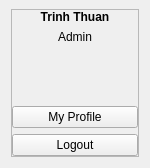
     <widget class="QCustomSlideMenu" name="profileCont" native="true">
      <property name="sizePolicy">
       <sizepolicy hsizetype="Preferred" vsizetype="Expanding">
        <horstretch>0</horstretch>
        <verstretch>0</verstretch>
       </sizepolicy>
      </property>
      <property name="minimumSize">
       <size>
        <width>150</width>
        <height>0</height>
       </size>
      </property>
      <property name="maximumSize">
       <size>
        <width>150</width>
        <height>16777215</height>
       </size>
      </property>
      <layout class="QVBoxLayout" name="verticalLayout_12">
       <property name="spacing">
        <number>8</number>
       </property>
       <property name="topMargin">
        <number>9</number>
       </property>
       <item alignment="Qt::AlignTop">
        <widget class="QFrame" name="frame_15">
         <property name="frameShape">
          <enum>QFrame::StyledPanel</enum>
         </property>
         <property name="frameShadow">
          <enum>QFrame::Raised</enum>
         </property>
         <layout class="QVBoxLayout" name="verticalLayout_13">
          <property name="spacing">
           <number>6</number>
          </property>
          <property name="leftMargin">
           <number>0</number>
          </property>
          <property name="topMargin">
           <number>0</number>
          </property>
          <property name="rightMargin">
           <number>0</number>
          </property>
          <property name="bottomMargin">
           <number>0</number>
          </property>
          <item>
           <widget class="QLabel" name="label_45">
            <property name="font">
             <font>
              <weight>75</weight>
              <bold>true</bold>
             </font>
            </property>
            <property name="text">
             <string>Trinh Thuan</string>
            </property>
            <property name="alignment">
             <set>Qt::AlignCenter</set>
            </property>
           </widget>
          </item>
          <item>
           <widget class="QLabel" name="label_46">
            <property name="text">
             <string>Admin</string>
            </property>
            <property name="alignment">
             <set>Qt::AlignCenter</set>
            </property>
           </widget>
          </item>
          <item alignment="Qt::AlignHCenter">
           <widget class="QLabel" name="label_47">
            <property name="minimumSize">
             <size>
              <width>50</width>
              <height>50</height>
             </size>
            </property>
            <property name="maximumSize">
             <size>
              <width>50</width>
              <height>50</height>
             </size>
            </property>
            <property name="text">
             <string/>
            </property>
            <property name="pixmap">
             <pixmap resource="resources.qrc">:/images/assets/images/Pro.jpg</pixmap>
            </property>
            <property name="scaledContents">
             <bool>true</bool>
            </property>
            <property name="alignment">
             <set>Qt::AlignCenter</set>
            </property>
           </widget>
          </item>
          <item>
           <widget class="QPushButton" name="profileBtn">
            <property name="text">
             <string>My Profile</string>
            </property>
            <property name="icon">
             <iconset resource="resources.qrc">
              <normaloff>:/blueIcon/assets/icons/blueIcon/user.svg</normaloff>:/blueIcon/assets/icons/blueIcon/user.svg</iconset>
            </property>
           </widget>
          </item>
          <item>
           <widget class="QPushButton" name="logoutBtn">
            <property name="text">
             <string>Logout</string>
            </property>
            <property name="icon">
             <iconset resource="resources.qrc">
              <normaloff>:/blueIcon/assets/icons/blueIcon/log-out.svg</normaloff>:/blueIcon/assets/icons/blueIcon/log-out.svg</iconset>
            </property>
           </widget>
          </item>
         </layout>
        </widget>
       </item>
      </layout>
     </widget>
